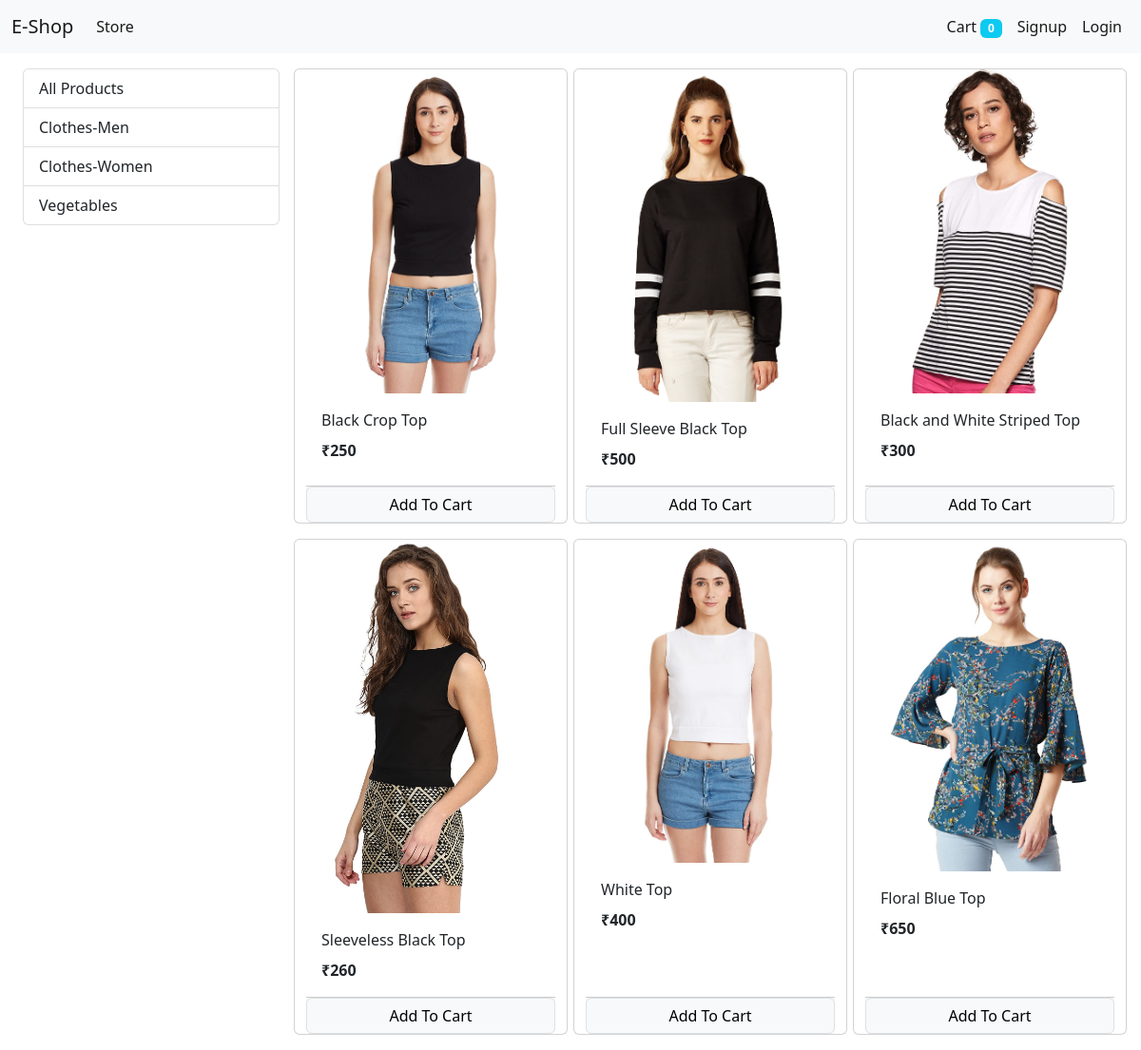
The app's page /?category=2 with its own data.
### store/models/category.py (models this page shows, shortened)
class Category(models.Model):
    name = models.CharField(max_length=20)
    @staticmethod
    def get_all_categories():
        return Category.objects.all()

### store/models/product.py (models this page shows, shortened)
class Product(models.Model):
    name = models.CharField(max_length=50)
    price = models.IntegerField(default=0)
    category = models.ForeignKey(Category, on_delete=models.CASCADE,default=1)
    description = models.CharField(max_length=200, default='', null=True, blank=True)
    image = models.ImageField(upload_to='uploads/products/',default='', null=True, blank=True)
    @staticmethod
    def get_all_products_by_categoryid(category_id):
        if category_id:
           return Product.objects.filter(category = category_id)
        else:
            return Product.get_all_products();

### store/views.py (the view, shortened to what this page needs)
# urls.py: path('', Index.as_view() , name="homepage"),
class Index(View):
    def get(self, request):
        cart = request.session.get('cart')
        if not cart:
            request.session['cart'] = {}
        products = None
        categories = Category.get_all_categories()
        categoryID = request.GET.get('category')
        if categoryID:
            products = Product.get_all_products_by_categoryid(categoryID)
        else:
            products = Product.get_all_products();
        data = {}
        data['products'] = products
        data['categories'] = categories
        print('You are:', request.session.get('email'))
        return render(request, 'index.html', data)

### store/templatetags/cart.py (called while the page is built)
@register.filter(name='is_in_cart')
def is_in_cart(product , cart):
    keys = cart.keys()
    for id in keys:
        print(id, product.id)
        print(type(id), type(product.id))
        if int(id) == product.id:
            return True
    return False

### store/templatetags/custom_filter.py (called while the page is built)
@register.filter(name='currency')
def currency(number):
    return "₹"+str(number)

### templates/index.html (shortened to what this page needs)
 {% extends 'base.html' %}
  {% load cart %}
  {% load custom_filter %}
  {% block content %}
  <div class="container-fluid mt-3">
  <div class="row mx-auto">
    <div class="col-lg-3 mx-auto">
        <div class="list-group">
          <a href="/" class="list-group-item list-group-item-action ">All Products</a>
          {% for category in categories %}
          <a href="/?category={{category.id}}" class="list-group-item list-group-item-action ">{{category.name}}</a>
          {% endfor %}
        </div>
    </div>
    <div id = 'products' class="col-lg-9 mx-auto">
    <div class="row">
    {% for product in products %}
    <div class="card mx-auto mb-3" id="{{product.id}}" style="width: 18rem;">
      <img src="{{product.image.url}}" class="card-img-top" alt="...">
      <div class="card-body">
        <p class="card-title">{{product.name}}</p>
        <p class="card-text"><b>{{product.price|currency}}</b></p>
      </div>
      <div class="card-footer p-0 no-gutters">
        {% if product|is_in_cart:request.session.cart %}
        <div class="row no-gutters" >
          <form action="/#{{product.id}}" class="col-2" method="POST">
            {% csrf_token %}
            <input hidden type="text" name="product" value="{{product.id}}">
            <input hidden type="text" name="remove" value="True">
            <input type="submit" value="-" class=" btn btn-block btn-secondary ">
          </form>
          <div class="text-center col">{{product|cart_quantity:request.session.cart}} in Cart</div>
          <form action="/#{{product.id}}" class="col-2" method="POST">
            {% csrf_token %}
            <input hidden type="text" name="product" value="{{product.id}}">
            <input type="submit" value="+" class=" btn btn-block btn-secondary ">
          </form>
        </div>
        {% else %}
        <form action="/#{{product.id}}" method="POST" class="btn-block">
          <input type="submit" class="float-right btn btn-block btn-light border form-control" value="Add To Cart">
        </form>
        {% endif %}
      </div>
    </div>
    {% endfor %}
  </div>
  </div>
  </div>
  </div>
  {% endblock %}

### records on screen
Category: name "Clothes-Men"
Category: name "Clothes-Women"
Category: name "Vegetables"
Product: image (picture), name "Black Crop Top", price "₹250"
Product: image (picture), name "Full Sleeve Black Top", price "₹500"
Product: image (picture), name "Black and White Striped Top", price "₹300"
Product: image (picture), name "Sleeveless Black Top", price "₹260"
Product: image (picture), name "White Top", price "₹400"
Product: image (picture), name "Floral Blue Top", price "₹650"

### other values on screen
{{ request.session.cart.keys|length }} "0"
